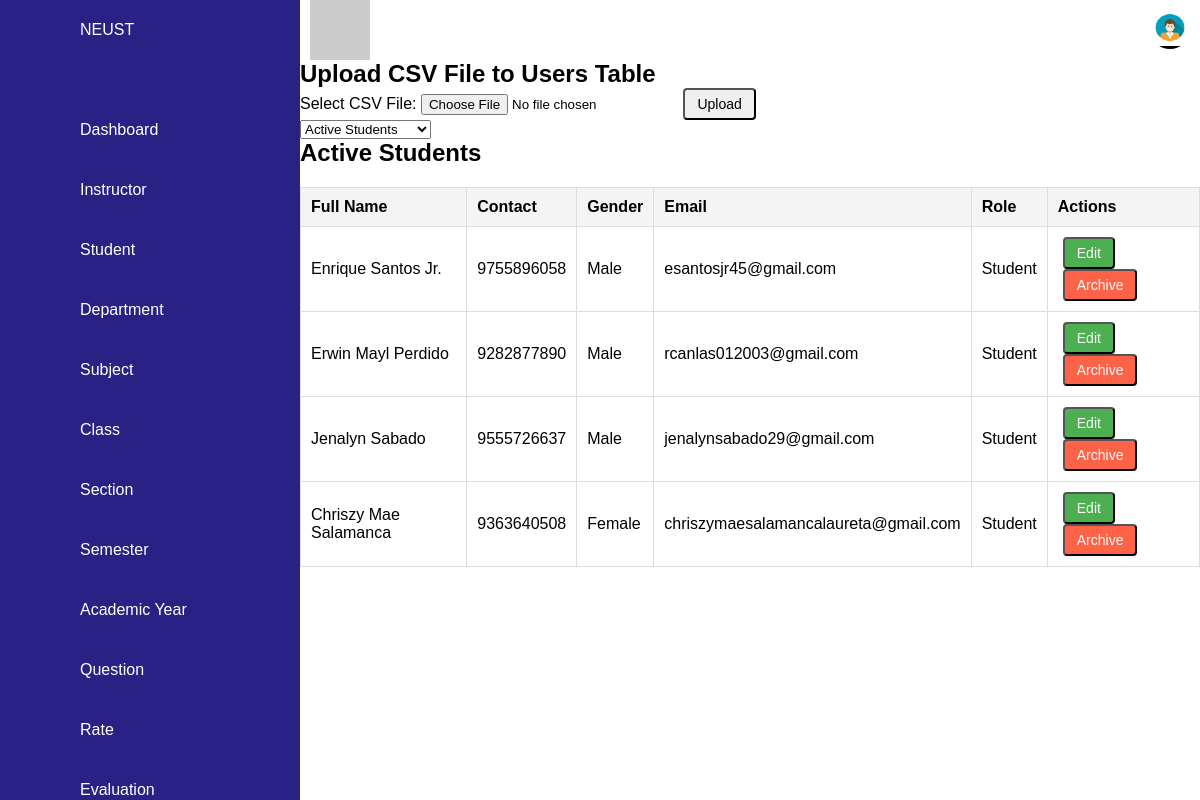
The page /student.php on the database as committed earlier.
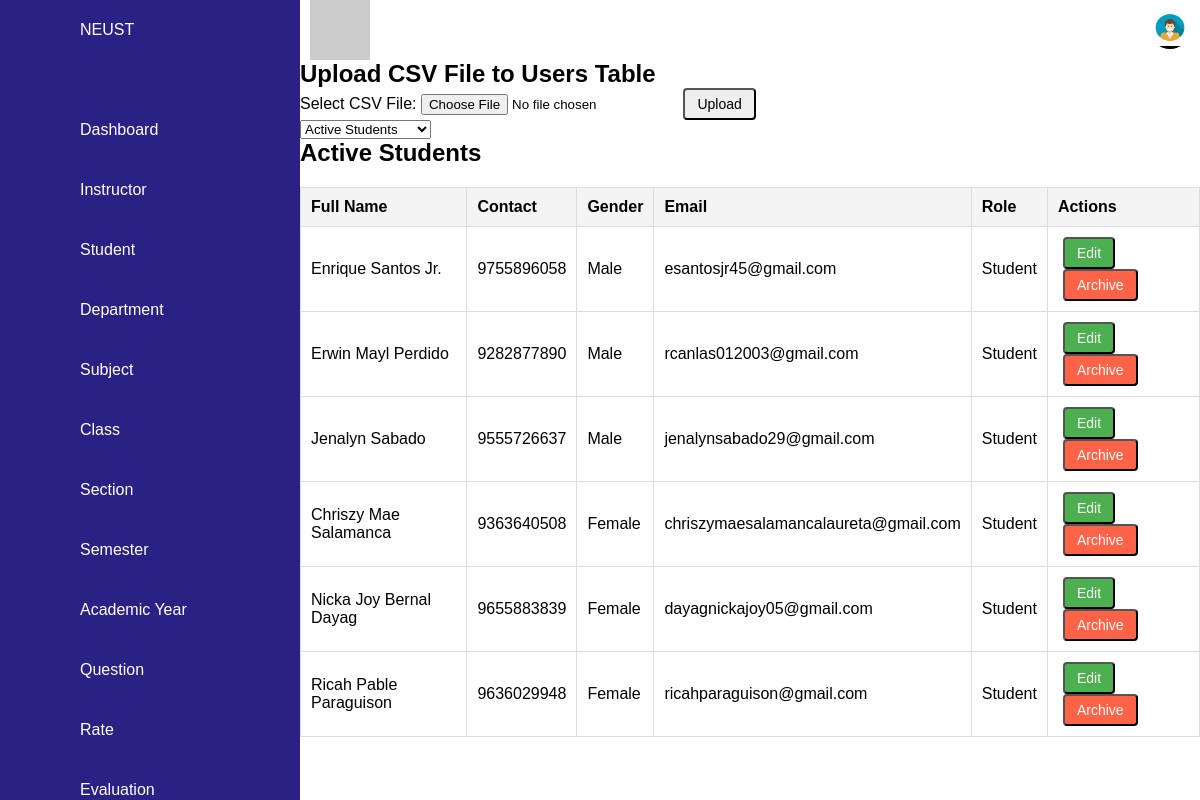
The same page on the database as committed later.
### tables this page shows
CREATE TABLE `users` (
  `user_id` int(11) NOT NULL,
  `fname` varchar(100) NOT NULL,
  `mname` varchar(100) DEFAULT NULL,
  `lname` varchar(100) NOT NULL,
  `suffixname` varchar(20) DEFAULT NULL,
  `contact_no` varchar(20) NOT NULL,
  `houseno` int(20) NOT NULL,
  `street` varchar(100) NOT NULL,
  `barangay` varchar(100) NOT NULL,
  `city` varchar(100) NOT NULL,
  `province` varchar(100) NOT NULL,
  `postalcode` varchar(25) NOT NULL,
  `birthdate` date NOT NULL DEFAULT curdate(),
  `gender` enum('Female','Male') NOT NULL,
  `role` enum('Admin','Student','Instructor') NOT NULL,
  `email` varchar(100) NOT NULL,
  `password` varchar(100) DEFAULT NULL,
  `is_archived` tinyint(1) DEFAULT 0
);

### student.php (the view, shortened to what the changed rows need)
<?php
$servername = "localhost";
$username = "root";
$password = "";
$dbname = "cap";
$conn = new mysqli($servername, $username, $password, $dbname);
$filter = isset($_GET['status']) ? $_GET['status'] : 'active';
if ($filter == 'archived') {
    $sql = "SELECT * FROM users WHERE is_archived = 1 AND role = 'student'";
} else {
    $sql = "SELECT * FROM users WHERE is_archived = 0 AND role = 'student'";
}
$result = $conn->query($sql);
?>
<!DOCTYPE html>
<html lang="en">
<head>
    <link rel="stylesheet" href="style.css">
</head>
<body>
<div class="containerr">
    <div class="main">
        <h2>Upload CSV File to Users Table</h2>
        <h2><?php echo ucfirst($filter); ?> Students</h2>
        <div class="table-wrapper">
            <table class="table table-bordered">
                <thead>
                    <tr>
                        <th>Full Name</th>
                        <th>Contact</th>
                        <th>Gender</th>
                        <th>Email</th>
                        <th>Role</th>
                        <th>Actions</th>
                    </tr>
                </thead>
                <tbody>
                    <?php if ($result->num_rows > 0): ?>
                        <?php while($row = $result->fetch_assoc()): ?>
                            <tr>
                                <td><?php echo $row['fname'] . ' ' . $row['mname'] . ' ' . $row['lname']. ' ' . $row['suffixname']; ?></td>
                                <td><?php echo $row['contact_no']; ?></td>
                                <td><?php echo $row['gender']; ?></td>
                                <td><?php echo $row['email']; ?></td>
                                <td><?php echo $row['role']; ?></td>
                                <td>
                                    <?php if ($row['is_archived'] == 0): ?>
                                        <button class="btn btn-success edit-btn" onclick="openEditModal(<?php echo $row['user_id']; ?>, '<?php echo $row['fname']; ?>', '<?php echo $row['mname']; ?>', '<?php echo $row['lname']; ?>', '<?php echo $row['suffixname']; ?>',  '<?php echo $row['contact_no']; ?>', '<?php echo $row['houseno']; ?>', '<?php echo $row['street']; ?>', '<?php echo $row['barangay']; ?>', '<?php echo $row['city']; ?>', '<?php echo $row['province']; ?>', '<?php echo $row['postalcode']; ?>', '<?php echo $row['birthdate']; ?>', '<?php echo $row['gender']; ?>', '<?php echo $row['email']; ?>', '<?php echo $row['role']; ?>')">Edit</button>
                                        <a href="student.php?archive=true&user_id=<?php echo $row['user_id']; ?>">
                                            <button class="btn btn-danger archive-btn">Archive</button>
                                        </a>
                                    <?php elseif ($row['is_archived'] == 1): ?>
                                        <a href="student.php?restore=true&user_id=<?php echo $row['user_id']; ?>">
                                            <button class="btn btn-success edit-btn">Restore</button>
                                        </a>
                                    <?php endif; ?>
                                </td>
                            </tr>
                        <?php endwhile; ?>
                    <?php else: ?>
                        <tr><td colspan="6">No students found</td></tr>
                    <?php endif; ?>
                </tbody>
            </table>
        </div>
    </div>
</div>
</body>
</html>

Rows that differ between the two databases and show on the page:
added users: fname "Nicka Joy", mname "Bernal", lname "Dayag", contact_no "9655883839", gender "Female", email "dayagnickajoy05@gmail.com", role "Student"
added users: fname "Ricah", mname "Pable", lname "Paraguison", contact_no "9636029948", gender "Female", email "ricahparaguison@gmail.com", role "Student"
